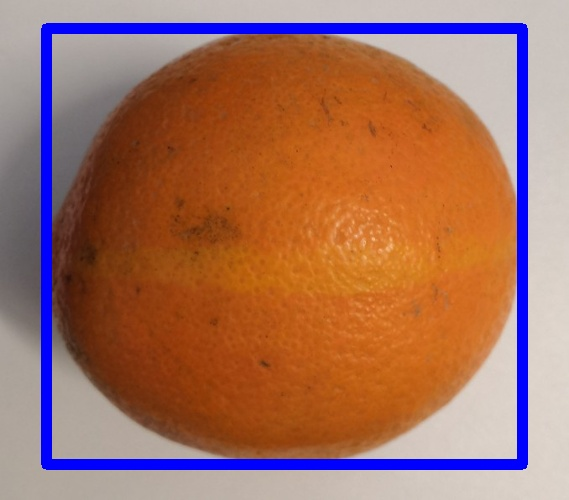
#> input picture tests/ut/data/dataset/imagefolder/apple_expect_random_resize_with_bbox_c0.jpg, 569 x 500 px
$ python -i augmemtation.py   (imports and definitions only)
#> lines starting #> are read from the running program, lines starting #| are printed output that depends on the picture
#> further down, picture is the input picture: shape (500, 569, 3); mean B, G, R 95.4, 112.3, 162.4
# Copyright 2020 Huawei Technologies Co., Ltd
#
# Licensed under the Apache License, Version 2.0 (the "License");
# you may not use this file except in compliance with the License.
# You may obtain a copy of the License at
#
# http://www.apache.org/licenses/LICENSE-2.0
#
# less required by applicable law or agreed to in writing, software
# distributed under the License is distributed on an "AS IS" BASIS,
# WITHOUT WARRANTIES OR CONDITIONS OF ANY KIND, either express or implied.
# See the License for the specific language governing permissions and
# limitations under the License.
# ============================================================================
"""Augmentation."""
import random
import copy
import cv2
import numpy as np

def _rand(a=0., b=1.):
    return np.random.rand() * (b - a) + a

# [191 lines left out: functions bbox_iof, _is_iof_satisfied_constraint, _choose_candidate, _correct_bbox_by_candidates, get_interp_method, cv_image_reshape, not called in this run]

def color_convert(image, a=1, b=0):
#> called with a = 1, b = 6.58
    c_image = image.astype(float) * a + b
    c_image[c_image < 0] = 0
    c_image[c_image > 255] = 255
#> c_image: shape (500, 569, 3) float64; mean B, G, R 101.7, 118.9, 169

    image[:] = c_image

def color_distortion(image):
    image = copy.deepcopy(image)

    if _rand() > 0.5:
        if _rand() > 0.5:
            color_convert(image, b=_rand(-32, 32))
        if _rand() > 0.5:
            color_convert(image, a=_rand(0.5, 1.5))
        image = cv2.cvtColor(image, cv2.COLOR_BGR2HSV)
#> image: shape (500, 569, 3); mean H, S, V 25.4, 141.4, 170.8
        if _rand() > 0.5:
            color_convert(image[:, :, 1], a=_rand(0.5, 1.5))
#> call 3 of color_convert, with a = 0.938, b = 0
#> in color_convert (call 3), `c_image = image.astype(float) * a + b`:
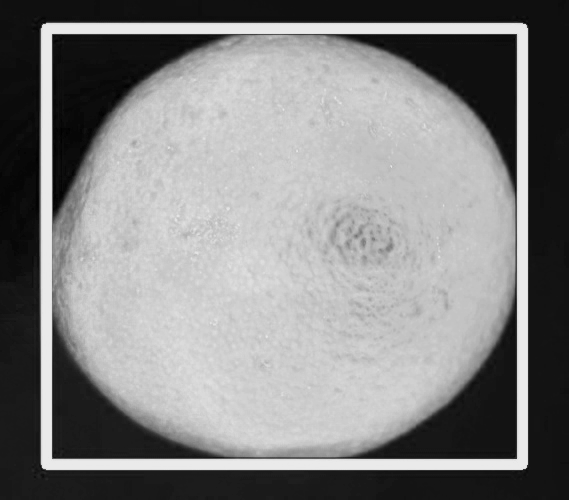
#> c_image: shape (500, 569) float64; min 0, max 234.4, mean 132.6
        if _rand() > 0.5:
            h_img = image[:, :, 0].astype(int) + random.randint(-18, 18)
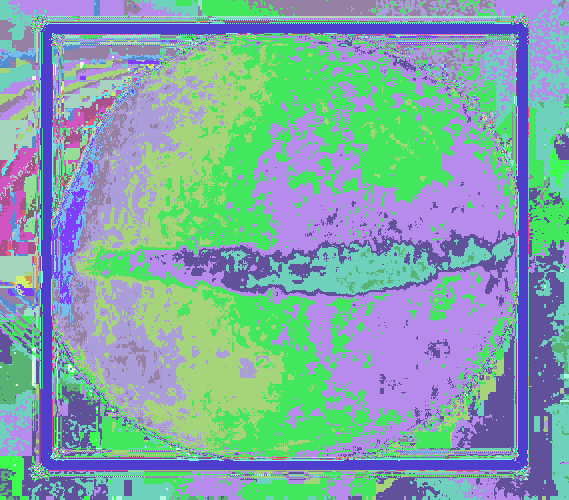
#> h_img: shape (500, 569) int64; 90 distinct labels, from 6 to 185; one colour per label, 0 black
            h_img %= 180
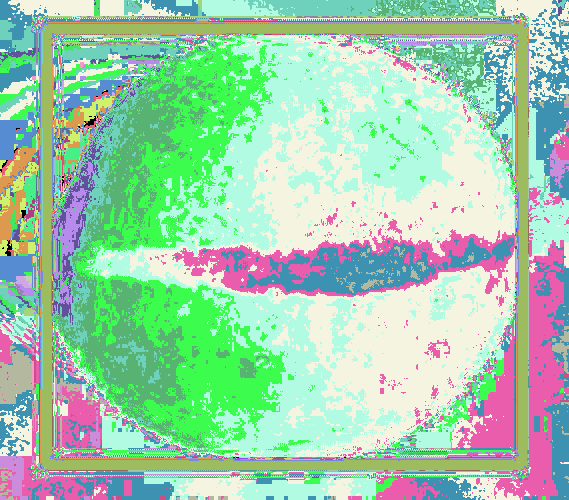
#> h_img: shape (500, 569) int64; 90 distinct labels, from 0 to 179; one colour per label, 0 black
            image[:, :, 0] = h_img
#> image: shape (500, 569, 3); mean H, S, V 31, 132.1, 170.8
        image = cv2.cvtColor(image, cv2.COLOR_HSV2BGR)
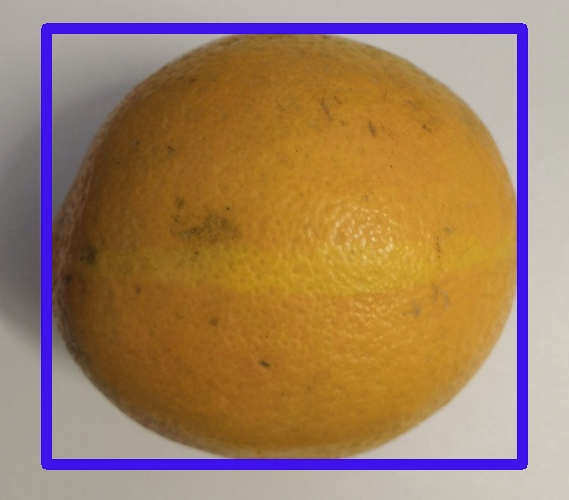
#> image: shape (500, 569, 3); mean B, G, R 97.6, 126.9, 159
    else:
        if _rand() > 0.5:
            color_convert(image, b=random.uniform(-32, 32))
        image = cv2.cvtColor(image, cv2.COLOR_BGR2HSV)
        if _rand() > 0.5:
            color_convert(image[:, :, 1], a=random.uniform(0.5, 1.5))
        if _rand() > 0.5:
            tmp = image[:, :, 0].astype(int) + random.randint(-18, 18)
            tmp %= 180
            image[:, :, 0] = tmp
        image = cv2.cvtColor(image, cv2.COLOR_HSV2BGR)
        if _rand() > 0.5:
            color_convert(image, a=random.uniform(0.5, 1.5))

    return image

class preproc():
    def __init__(self, image_dim):
        self.image_input_size = image_dim

    # [55 lines left out: functions __call__, _data_aug, not called in this run]

>>> import cv2
>>> picture = cv2.imread('../../../../../tests/ut/data/dataset/imagefolder/apple_expect_random_resize_with_bbox_c0.jpg')
>>> result = color_distortion(picture)
